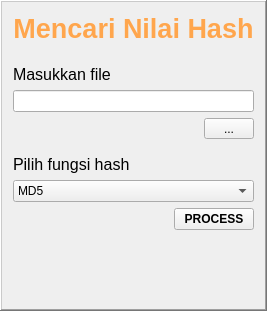
          <widget class="QFrame" name="frame_input">
           <property name="maximumSize">
            <size>
             <width>280</width>
             <height>16777215</height>
            </size>
           </property>
           <property name="styleSheet">
            <string notr="true"/>
           </property>
           <property name="frameShape">
            <enum>QFrame::WinPanel</enum>
           </property>
           <property name="frameShadow">
            <enum>QFrame::Raised</enum>
           </property>
           <layout class="QGridLayout" name="gridLayout_2">
            <item row="0" column="0">
             <layout class="QVBoxLayout" name="verticalLayout_2">
              <item>
               <widget class="QLabel" name="label_judul">
                <property name="font">
                 <font>
                  <pointsize>20</pointsize>
                  <weight>75</weight>
                  <italic>false</italic>
                  <bold>true</bold>
                  <underline>false</underline>
                 </font>
                </property>
                <property name="styleSheet">
                 <string notr="true">color: rgb(255, 166, 77);</string>
                </property>
                <property name="text">
                 <string>Mencari Nilai Hash</string>
                </property>
                <property name="alignment">
                 <set>Qt::AlignCenter</set>
                </property>
                <property name="wordWrap">
                 <bool>true</bool>
                </property>
                <property name="margin">
                 <number>10</number>
                </property>
               </widget>
              </item>
              <item>
               <layout class="QVBoxLayout" name="verticalLayout_7">
                <property name="topMargin">
                 <number>15</number>
                </property>
                <property name="bottomMargin">
                 <number>0</number>
                </property>
                <item>
                 <widget class="QLabel" name="label_5">
                  <property name="font">
                   <font>
                    <pointsize>12</pointsize>
                   </font>
                  </property>
                  <property name="text">
                   <string>Masukkan file</string>
                  </property>
                 </widget>
                </item>
                <item>
                 <widget class="QLineEdit" name="edit_file"/>
                </item>
                <item>
                 <layout class="QHBoxLayout" name="horizontalLayout_2">
                  <item>
                   <spacer name="horizontalSpacer">
                    <property name="orientation">
                     <enum>Qt::Horizontal</enum>
                    </property>
                    <property name="sizeHint" stdset="0">
                     <size>
                      <width>40</width>
                      <height>20</height>
                     </size>
                    </property>
                   </spacer>
                  </item>
                  <item>
                   <widget class="QToolButton" name="btn_search">
                    <property name="minimumSize">
                     <size>
                      <width>50</width>
                      <height>0</height>
                     </size>
                    </property>
                    <property name="text">
                     <string>...</string>
                    </property>
                   </widget>
                  </item>
                 </layout>
                </item>
               </layout>
              </item>
              <item>
               <layout class="QVBoxLayout" name="verticalLayout_8">
                <property name="topMargin">
                 <number>10</number>
                </property>
                <item>
                 <widget class="QLabel" name="label_6">
                  <property name="font">
                   <font>
                    <pointsize>12</pointsize>
                   </font>
                  </property>
                  <property name="text">
                   <string>Pilih fungsi hash</string>
                  </property>
                 </widget>
                </item>
                <item>
                 <widget class="QComboBox" name="box_funsihash">
                  <item>
                   <property name="text">
                    <string>MD5</string>
                   </property>
                  </item>
                  <item>
                   <property name="text">
                    <string>RSA</string>
                   </property>
                  </item>
                  <item>
                   <property name="text">
                    <string>SHA</string>
                   </property>
                  </item>
                 </widget>
                </item>
               </layout>
              </item>
              <item>
               <layout class="QHBoxLayout" name="horizontalLayout_3">
                <item>
                 <spacer name="horizontalSpacer_3">
                  <property name="orientation">
                   <enum>Qt::Horizontal</enum>
                  </property>
                  <property name="sizeHint" stdset="0">
                   <size>
                    <width>40</width>
                    <height>20</height>
                   </size>
                  </property>
                 </spacer>
                </item>
                <item>
                 <widget class="QPushButton" name="btn_process">
                  <property name="font">
                   <font>
                    <weight>75</weight>
                    <bold>true</bold>
                   </font>
                  </property>
                  <property name="styleSheet">
                   <string notr="true"/>
                  </property>
                  <property name="text">
                   <string>PROCESS</string>
                  </property>
                 </widget>
                </item>
               </layout>
              </item>
              <item>
               <spacer name="verticalSpacer">
                <property name="orientation">
                 <enum>Qt::Vertical</enum>
                </property>
                <property name="sizeHint" stdset="0">
                 <size>
                  <width>20</width>
                  <height>40</height>
                 </size>
                </property>
               </spacer>
              </item>
              <item>
               <layout class="QHBoxLayout" name="horizontalLayout_4">
                <item>
                 <spacer name="horizontalSpacer_2">
                  <property name="orientation">
                   <enum>Qt::Horizontal</enum>
                  </property>
                  <property name="sizeHint" stdset="0">
                   <size>
                    <width>40</width>
                    <height>20</height>
                   </size>
                  </property>
                 </spacer>
                </item>
                <item>
                 <widget class="QPushButton" name="btn_next">
                  <property name="font">
                   <font>
                    <weight>75</weight>
                    <bold>true</bold>
                   </font>
                  </property>
                  <property name="cursor">
                   <cursorShape>SizeHorCursor</cursorShape>
                  </property>
                  <property name="styleSheet">
                   <string notr="true"/>
                  </property>
                  <property name="text">
                   <string/>
                  </property>
                  <property name="autoDefault">
                   <bool>false</bool>
                  </property>
                  <property name="default">
                   <bool>false</bool>
                  </property>
                  <property name="flat">
                   <bool>true</bool>
                  </property>
                 </widget>
                </item>
               </layout>
              </item>
             </layout>
            </item>
           </layout>
           <zorder></zorder>
          </widget>
